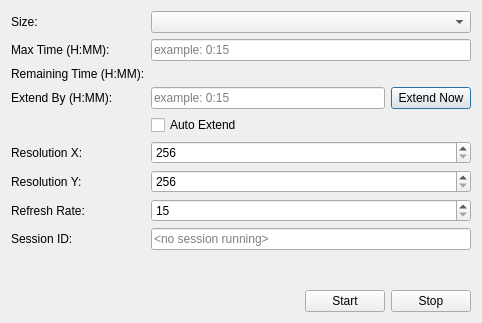
<?xml version="1.0" encoding="UTF-8"?>
<ui version="4.0">
 <class>StartSessionDlg</class>
 <widget class="QDialog" name="StartSessionDlg">
  <property name="geometry">
   <rect>
    <x>0</x>
    <y>0</y>
    <width>482</width>
    <height>323</height>
   </rect>
  </property>
  <property name="windowTitle">
   <string>Rendering Session</string>
  </property>
  <layout class="QVBoxLayout" name="verticalLayout">
   <item>
    <layout class="QGridLayout" name="gridLayout">
     <item row="9" column="1">
      <widget class="QLineEdit" name="SessionID">
       <property name="accessibleName">
        <string>Current session ID</string>
       </property>
       <property name="readOnly">
        <bool>false</bool>
       </property>
       <property name="placeholderText">
        <string>&lt;no session running&gt;</string>
       </property>
      </widget>
     </item>
     <item row="0" column="1">
      <widget class="QComboBox" name="VmSize">
       <property name="toolTip">
        <string/>
       </property>
       <property name="accessibleName">
        <string>VM size</string>
       </property>
      </widget>
     </item>
     <item row="3" column="0">
      <widget class="QLabel" name="label_3">
       <property name="text">
        <string>Extend By (H:MM):</string>
       </property>
      </widget>
     </item>
     <item row="4" column="1">
      <widget class="QCheckBox" name="AutoExtend">
       <property name="text">
        <string>Auto Extend</string>
       </property>
       <property name="icon">
        <iconset resource="../../Resources/ArrtApplication.qrc">
         <normaloff>:/ArrtApplication/Icons/autoextendtime.svg</normaloff>:/ArrtApplication/Icons/autoextendtime.svg</iconset>
       </property>
      </widget>
     </item>
     <item row="1" column="0">
      <widget class="QLabel" name="label_2">
       <property name="text">
        <string>Max Time (H:MM):</string>
       </property>
      </widget>
     </item>
     <item row="9" column="0">
      <widget class="QLabel" name="label_5">
       <property name="text">
        <string>Session ID:</string>
       </property>
      </widget>
     </item>
     <item row="0" column="0">
      <widget class="QLabel" name="label">
       <property name="text">
        <string>Size:</string>
       </property>
      </widget>
     </item>
     <item row="3" column="1">
      <layout class="QHBoxLayout" name="horizontalLayout_2">
       <item>
        <widget class="QLineEdit" name="AutoExtendBy">
         <property name="accessibleName">
          <string>Extend session time by this amount</string>
         </property>
         <property name="placeholderText">
          <string>example: 0:15</string>
         </property>
        </widget>
       </item>
       <item>
        <widget class="QPushButton" name="ExtendNow">
         <property name="text">
          <string>Extend Now</string>
         </property>
         <property name="icon">
          <iconset resource="../../Resources/ArrtApplication.qrc">
           <normaloff>:/ArrtApplication/Icons/extendtime.svg</normaloff>:/ArrtApplication/Icons/extendtime.svg</iconset>
         </property>
         <property name="checkable">
          <bool>true</bool>
         </property>
        </widget>
       </item>
      </layout>
     </item>
     <item row="2" column="1">
      <widget class="QLabel" name="RemainingTime">
       <property name="accessibleName">
        <string>Currently remaining time</string>
       </property>
       <property name="text">
        <string/>
       </property>
      </widget>
     </item>
     <item row="1" column="1">
      <widget class="QLineEdit" name="MaxTime">
       <property name="accessibleName">
        <string>Max VM allocation time</string>
       </property>
       <property name="placeholderText">
        <string>example: 0:15</string>
       </property>
      </widget>
     </item>
     <item row="7" column="0">
      <widget class="QLabel" name="ResolutionYLabel">
       <property name="text">
        <string>Resolution Y:</string>
       </property>
      </widget>
     </item>
     <item row="2" column="0">
      <widget class="QLabel" name="label_4">
       <property name="text">
        <string>Remaining Time (H:MM):</string>
       </property>
      </widget>
     </item>
     <item row="6" column="0">
      <widget class="QLabel" name="ResolutionXLabel">
       <property name="text">
        <string>Resolution X:</string>
       </property>
      </widget>
     </item>
     <item row="8" column="0">
      <widget class="QLabel" name="RefreshRateLabel">
       <property name="text">
        <string>Refresh Rate:</string>
       </property>
      </widget>
     </item>
     <item row="6" column="1">
      <widget class="QSpinBox" name="ResolutionX">
       <property name="accessibleName">
        <string>Resolution X</string>
       </property>
       <property name="correctionMode">
        <enum>QAbstractSpinBox::CorrectToNearestValue</enum>
       </property>
       <property name="minimum">
        <number>256</number>
       </property>
       <property name="maximum">
        <number>4096</number>
       </property>
       <property name="singleStep">
        <number>8</number>
       </property>
      </widget>
     </item>
     <item row="7" column="1">
      <widget class="QSpinBox" name="ResolutionY">
       <property name="accessibleName">
        <string>Resolution Y</string>
       </property>
       <property name="correctionMode">
        <enum>QAbstractSpinBox::CorrectToNearestValue</enum>
       </property>
       <property name="minimum">
        <number>256</number>
       </property>
       <property name="maximum">
        <number>4096</number>
       </property>
       <property name="singleStep">
        <number>8</number>
       </property>
      </widget>
     </item>
     <item row="8" column="1">
      <widget class="QSpinBox" name="RefreshRate">
       <property name="accessibleName">
        <string>Resolution Y</string>
       </property>
       <property name="correctionMode">
        <enum>QAbstractSpinBox::CorrectToNearestValue</enum>
       </property>
       <property name="minimum">
        <number>15</number>
       </property>
       <property name="maximum">
        <number>60</number>
       </property>
       <property name="singleStep">
        <number>5</number>
       </property>
      </widget>
     </item>
    </layout>
   </item>
   <item>
    <spacer name="verticalSpacer">
     <property name="orientation">
      <enum>Qt::Vertical</enum>
     </property>
     <property name="sizeHint" stdset="0">
      <size>
       <width>20</width>
       <height>40</height>
      </size>
     </property>
    </spacer>
   </item>
   <item>
    <layout class="QHBoxLayout" name="horizontalLayout">
     <item>
      <spacer name="horizontalSpacer">
       <property name="orientation">
        <enum>Qt::Horizontal</enum>
       </property>
       <property name="sizeHint" stdset="0">
        <size>
         <width>40</width>
         <height>20</height>
        </size>
       </property>
      </spacer>
     </item>
     <item>
      <widget class="QPushButton" name="StartSession">
       <property name="text">
        <string>Start</string>
       </property>
       <property name="icon">
        <iconset resource="../../Resources/ArrtApplication.qrc">
         <normaloff>:/ArrtApplication/Icons/start.svg</normaloff>:/ArrtApplication/Icons/start.svg</iconset>
       </property>
      </widget>
     </item>
     <item>
      <widget class="QPushButton" name="StopSession">
       <property name="text">
        <string>Stop</string>
       </property>
       <property name="icon">
        <iconset resource="../../Resources/ArrtApplication.qrc">
         <normaloff>:/ArrtApplication/Icons/stop.svg</normaloff>:/ArrtApplication/Icons/stop.svg</iconset>
       </property>
      </widget>
     </item>
    </layout>
   </item>
  </layout>
 </widget>
 <tabstops>
  <tabstop>VmSize</tabstop>
  <tabstop>MaxTime</tabstop>
  <tabstop>AutoExtendBy</tabstop>
  <tabstop>ExtendNow</tabstop>
  <tabstop>AutoExtend</tabstop>
  <tabstop>ResolutionX</tabstop>
  <tabstop>ResolutionY</tabstop>
  <tabstop>RefreshRate</tabstop>
  <tabstop>SessionID</tabstop>
  <tabstop>StartSession</tabstop>
  <tabstop>StopSession</tabstop>
 </tabstops>
 <resources>
  <include location="../../Resources/ArrtApplication.qrc"/>
 </resources>
 <connections/>
</ui>
